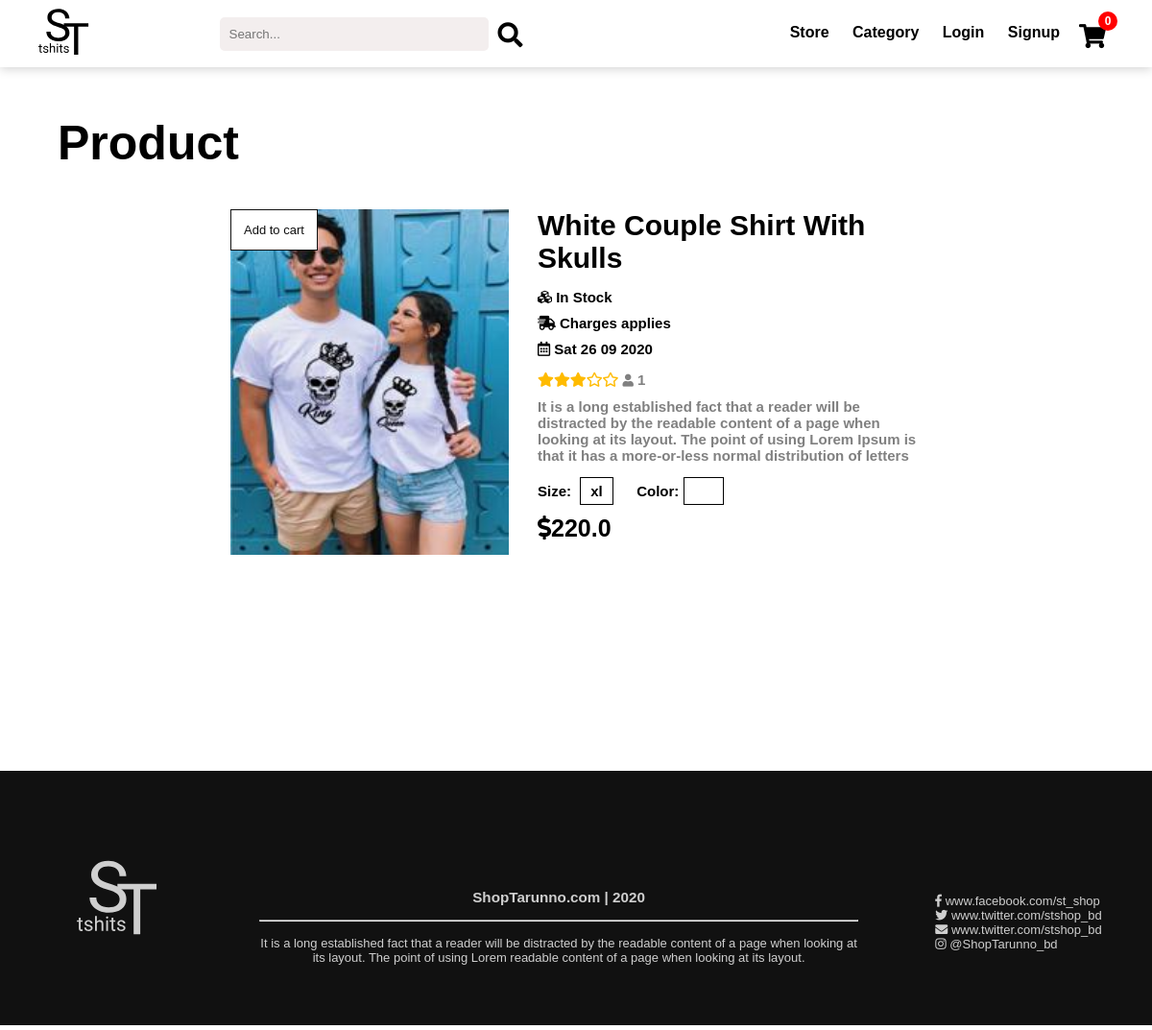
Screenshot of /product/12/ with the database file from the repository.
### store/models.py (models this page shows, shortened)
class Product(models.Model):
    SIZE = (('s', 's'),
            ('m', 'm'),
            ('l', 'l'),
            ('xl', 'xl'),
            ('xxl', 'xxl'))
    COLOR = (('red', 'red'),
             ('black', 'black'),
             ('blue', 'blue'),
             ('green', 'green'),
             ('white', 'white'),
             ('gray', 'gray'))
    name = models.CharField(max_length=100, null=True)
    price = models.FloatField(null=True)
    old_price = models.FloatField(null=True, blank=True)
    category = models.ManyToManyField(Category)
    image = models.ImageField(null=True, blank=True, upload_to='product/')
    on_sell = models.BooleanField(default=False, null=True)
    date = models.DateTimeField(default=timezone.now)
    on_stock = models.BooleanField(default=True, null=True)
    delivery = models.BooleanField(default=False, null=True)
    color = models.CharField(max_length=200, null=True, blank=True, choices=COLOR)
    size = models.CharField(max_length=200, null=True, blank=True, choices=SIZE)

### store/views.py (the view)
# urls.py: path('product/<int:id>/', views.view_product, name='product'),
def view_product(request, id):
    product = Product.objects.get(id=id)
    categories = Category.objects.all()
    ratings = Rating.objects.filter(product=product)
    sum_rated = ratings.count()
    sum_rating = sum([i.rating for i in ratings])
    if sum_rated == 0:
        rating = 0
    else:
        rating = sum_rating / sum_rated
    reviews = Review.objects.filter(product=product).all()
    data = cookieCart(request)
    cart_info = data['order']
    context = {
        'cart_info': cart_info,
        'product': product,
        'rating': rating,
        'rated': sum_rated,
        'reviews': reviews,
        'categories': categories,
        'title': 'Product'
    }
    return render(request, 'store/product.html', context)

### store/cart.py (called while the page is built, shortened)
def cookieCart(request):
    try:
        cart = json.loads(request.COOKIES['cart'])
    except:
        cart = {}
    items = []
    order = {'get_cart_total': 0, 'get_cart_total_item': 0}
    return {'items': items, 'order': order}

### store/templates/store/product.html (shortened to what this page needs)
{% extends 'store/base.html' %}
{% load static %}
{% load crispy_forms_tags %}
{% block body %}
<link rel="stylesheet" href="{% static 'css/product.css' %}">
<h1>Product</h1>
	<div class="product">
		<div class="product-container">
				<div class="item">
					<a data-product={{product.id}} data-action="add" id="item-btn" class="add-to-cart-btn update-cart">Add to cart</a>
					<img src={{ product.image.url }}>
					<h3 class="product-name"> {{ product.name }}</h3>
					{% if product.on_stock %}
						<h3 class="product-stock"><i class="fas fa-cubes"></i> In Stock</h3>
					{% else %}
						<h3 class="product-stock"><i class="fas fa-cubes"></i> Out of Stock</h3>
					{% endif %}
					{% if product.delivery %}
						<h3 class="product-shipping"><i class="fas fa-shipping-fast"></i> Free</h3>
					{% else %}
						<h3 class="product-shipping"><i class="fas fa-shipping-fast"></i> Charges applies</h3>
					{% endif %}
					<h3 class="product-date"><i class="far fa-calendar-alt"></i> {{ product.date | date:"D d m Y" }}</h3>
					<h2 class="rating" data-rating={{rating}}>
					</h2><p style="display:inline;"> <i style="font-size:13px;" class="fas fa-user"> </i> {{ rated }}</p>
					<p>It is a long established fact that a reader will be distracted by the readable content of a page when looking at its layout.
						 The point of using Lorem Ipsum is that it has a more-or-less normal distribution of letters</p>
					<h3 class="product-size">Size: <span class="tag">{{product.size}}</span></h3>
					<h3 class="product-color">Color:<span class="color-tag" style="background:{{product.color}}"></span></h3>
					<h3 class="product-price"><i class="fas fa-dollar-sign"></i>{{ product.price }}</h3>
				</div>
		</div>
	</div>
{% endblock body %}

### static/css/base.css (style rules this page uses)
body { margin: 0px; padding: 0px; font-family: 'Arial', sans-serif; overflow: hidden; background-color: white; }
* { margin: 0px; padding: 0px; }
html { overflow-x: hidden; }

### static/css/product.css (style rules this page uses)
h1 { padding-top: 120px; width: 90%; margin: auto; font-size: 50px; padding-bottom: 20px; }
.product { min-height: 40vh; width: 60%; margin: auto; }
.item { margin-top: 20px; min-height: 60vh; }
.item img { float: left; height: 360px; width: 290px; margin-right: 30px; }
.tag { padding: 5px 10px; border: 1px solid black; margin-left: 5px; }
.color-tag { padding: 5px 20px; border: 1px solid black; margin-left: 5px; }
.add-to-cart-btn { font-size: 13px; text-decoration: none; color: #111; border: 1px solid #111; padding: 13px; background-color: #ffffff; font-family: 'Arial', sans-serif; transition: .3s; float: left; position: absolute; z-index: 100; }
.product-name { font-size: 30px; margin-bottom: 10px; }
.product p { color: gray; font-size: 15px; font-weight: bold; margin-bottom: 20px; margin-top: 10px; }
.product-price { font-size: 25px; margin-bottom: 30px; margin-top: 15px; }
.product-stock { font-size: 15px; font-weight: bolder; padding: 5px; }
.product-size { font-size: 15px; font-weight: bolder; display: inline; margin-right: 20px; }
.product-color { display: inline; font-size: 15px; font-weight: bolder; margin-bottom: 10px; }
.product-shipping { font-size: 15px; font-weight: bolder; padding: 5px; }
.rating { font-size: 15px; display: inline; color: #ffbb00; }
.product-date { font-size: 15px; font-weight: bolder; padding: 5px; margin-bottom: 10px; }

### rows the page displays
Product: image (picture), name "White Couple Shirt With Skulls", date "Sat 26 09 2020", size "xl", price "220.0"

### other values shown
{{ cart_info.get_cart_total_item }} "0"
{{ rated }} "1"
